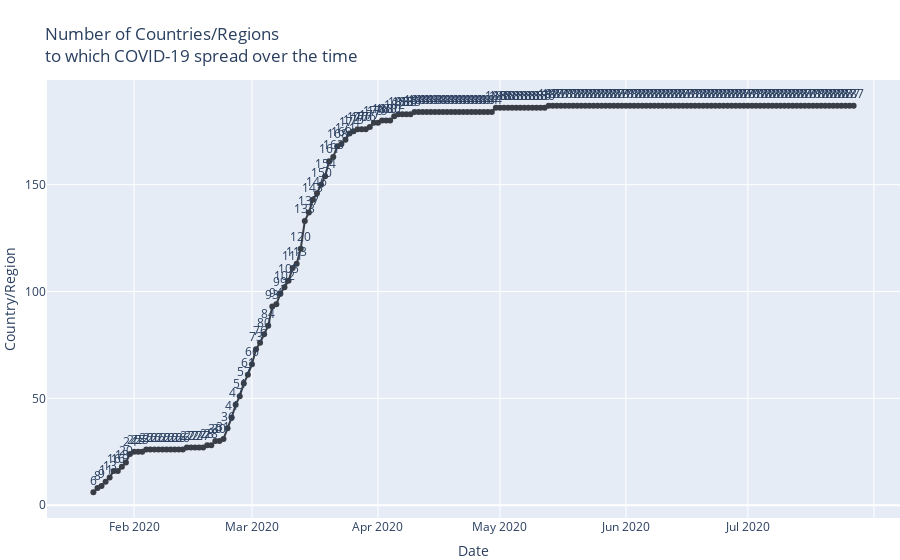

Here is the notebook cell this chart was saved with:
### Code cell
spread = full_table[full_table['Confirmed']!=0].groupby('Date')['Country/Region'].unique().apply(len)
spread = pd.DataFrame(spread).reset_index()

fig = px.line(spread, x='Date', y='Country/Region', text='Country/Region',
              title='Number of Countries/Regions<br>to which COVID-19 spread over the time',
             color_discrete_sequence=[cnf,dth, rec])
fig.update_traces(textposition='top center')
fig.update_layout(margin=dict(t=80,l=0,r=0,b=0))
fig

### Figure 1 — Plotly figure (JSON) as saved in the notebook; plotly's stock layout.template omitted (floating-point values rounded to 4 significant figures; data arrays with more than 128 entries replaced by an {"elided": "..."} marker saying what was removed)
{"data": [{"hovertemplate": "Date=%{x}<br>Country/Region=%{text}<extra></extra>", "legendgroup": "", "line": {"color": "#393e46", "dash": "solid"}, "mode": "lines+markers+text", "name": "", "orientation": "v", "showlegend": false, "text": {"elided": "188 int values"}, "textposition": "top center", "type": "scatter", "x": {"elided": "188 str values"}, "xaxis": "x", "y": {"elided": "188 int values"}, "yaxis": "y"}], "layout": {"legend": {"tracegroupgap": 0}, "margin": {"b": 0, "l": 0, "r": 0, "t": 80}, "title": {"text": "Number of Countries/Regions<br>to which COVID-19 spread over the time"}, "xaxis": {"anchor": "y", "domain": [0, 1], "title": {"text": "Date"}}, "yaxis": {"anchor": "x", "domain": [0, 1], "title": {"text": "Country/Region"}}}}
